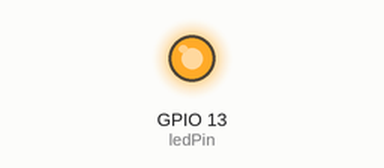
Simulated run of this sketch. Board: ESP32. Shown: output pins drawn as LEDs (lit = HIGH). WiFi joins after 1.5 s; servers stay silent unless stated; the camera gives no picture; what the sketch prints to the serial monitor is not drawn.

Above: at 14.5 s.
At 32.1 s:
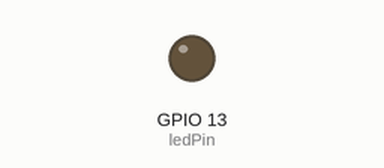
Timing chart, 0 to 47.6 s (numbered marks = the images above):
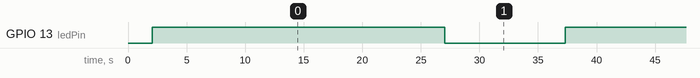

Measured:
- by itself, GPIO 13 (ledPin): alternates HIGH for 25.0 s and LOW for 10.3 s

The sketch:

KOSZ.ino
```cpp
#include "esp_camera.h"
#include <WiFi.h>
#include <Stepper.h>

#define CAMERA_MODEL_AI_THINKER

#define PWDN_GPIO_NUM  32
#define RESET_GPIO_NUM -1
#define XCLK_GPIO_NUM  0
#define SIOD_GPIO_NUM  26
#define SIOC_GPIO_NUM  27

#define Y9_GPIO_NUM    35
#define Y8_GPIO_NUM    34
#define Y7_GPIO_NUM    39
#define Y6_GPIO_NUM    36
#define Y5_GPIO_NUM    21
#define Y4_GPIO_NUM    19
#define Y3_GPIO_NUM    18
#define Y2_GPIO_NUM    5
#define VSYNC_GPIO_NUM 25
#define HREF_GPIO_NUM  23
#define PCLK_GPIO_NUM  22

#define LED_GPIO_NUM   4

int motorSpeed = 10;
Stepper myStepper(2048,15,14,2,4);

const char *ssid = "%$%$@%";
const char *password = "@#!@#!";
const char *server_ip = "192.168.0.63";
const uint16_t server_port = 5555;
int step=0;
int steppers[4]={0,512,1024,1536};
WiFiClient client;


const int ledPin = 13;
const int id = 2123;

void setup() {
  Serial.begin(115200);
  myStepper.setSpeed(motorSpeed);
  Serial.setDebugOutput(true);
  Serial.println();

  pinMode(ledPin, OUTPUT);
  digitalWrite(ledPin, LOW);

  camera_config_t config;
  config.ledc_channel = LEDC_CHANNEL_0;
  config.ledc_timer = LEDC_TIMER_0;
  config.pin_d0 = Y2_GPIO_NUM;
  config.pin_d1 = Y3_GPIO_NUM;
  config.pin_d2 = Y4_GPIO_NUM;
  config.pin_d3 = Y5_GPIO_NUM;
  config.pin_d4 = Y6_GPIO_NUM;
  config.pin_d5 = Y7_GPIO_NUM;
  config.pin_d6 = Y8_GPIO_NUM;
  config.pin_d7 = Y9_GPIO_NUM;
  config.pin_xclk = XCLK_GPIO_NUM;
  config.pin_pclk = PCLK_GPIO_NUM;
  config.pin_vsync = VSYNC_GPIO_NUM;
  config.pin_href = HREF_GPIO_NUM;
  config.pin_sccb_sda = SIOD_GPIO_NUM;
  config.pin_sccb_scl = SIOC_GPIO_NUM;
  config.pin_pwdn = PWDN_GPIO_NUM;
  config.pin_reset = RESET_GPIO_NUM;
  config.xclk_freq_hz = 20000000;
  config.pixel_format = PIXFORMAT_JPEG;
  config.frame_size = FRAMESIZE_QVGA;
  config.jpeg_quality = 10;
  config.fb_count = 2;
  config.fb_location = CAMERA_FB_IN_PSRAM;

  if (psramFound()) {
    config.grab_mode = CAMERA_GRAB_LATEST;
  } else {
    config.frame_size = FRAMESIZE_SVGA;
    config.fb_location = CAMERA_FB_IN_DRAM;
  }

  esp_err_t err = esp_camera_init(&config);
  if (err != ESP_OK) {
    Serial.printf("Camera init failed with error 0x%x", err);
    return;
  }

  WiFi.begin(ssid, password);
  WiFi.setSleep(false);
  while (WiFi.status() != WL_CONNECTED) {
    delay(500);
    Serial.print(".");
  }
  Serial.println("");
  Serial.println("WiFi connected");
  Serial.print("IP Address: ");
  Serial.println(WiFi.localIP());
}

void loop() {
  if (client.connect(server_ip, server_port)) {
    Serial.println("Connected to server");

    camera_fb_t *fb = esp_camera_fb_get();
    if (!fb) {
      Serial.println("Camera capture failed");
      client.stop();
      delay(5000);
      return;
    }
    client.write((const uint8_t *)&id, sizeof(id));

    client.write((const uint8_t *)&fb->len, sizeof(fb->len));
    client.write(fb->buf, fb->len);

    esp_camera_fb_return(fb);
    Serial.println("Image sent");

    digitalWrite(ledPin, HIGH);

    delay(15000);
    int response = client.read();
    Serial.println(response-48);
    step=steppers[response-48];
    myStepper.step(step);
    delay(10000);
    myStepper.step(-step);
    step=0;


    client.stop();

  digitalWrite(ledPin, LOW);
  delay(10000);
}}
```
